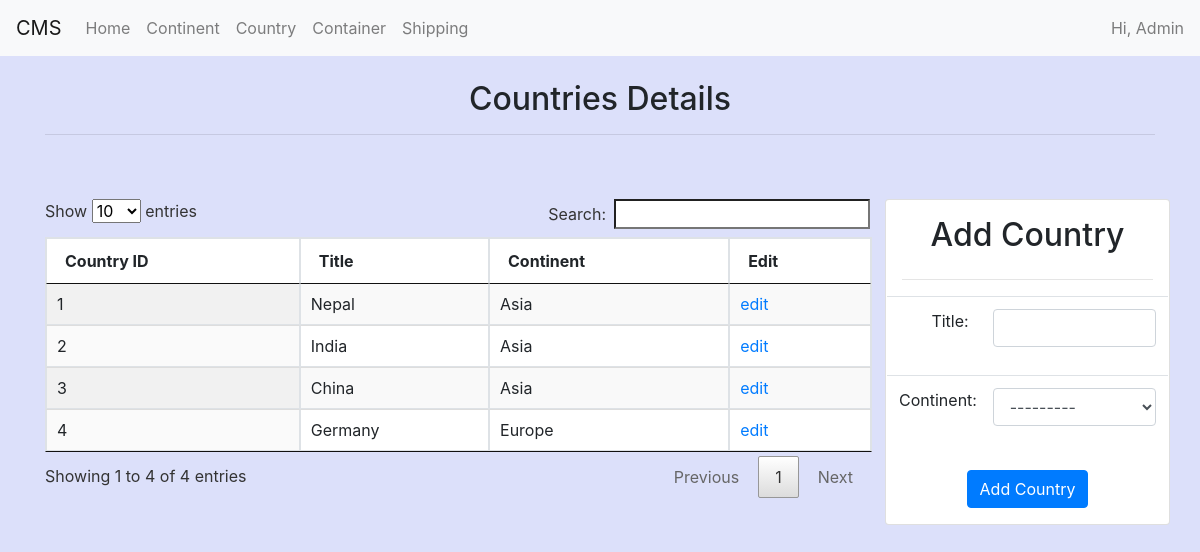
The app's page /country/, older data.
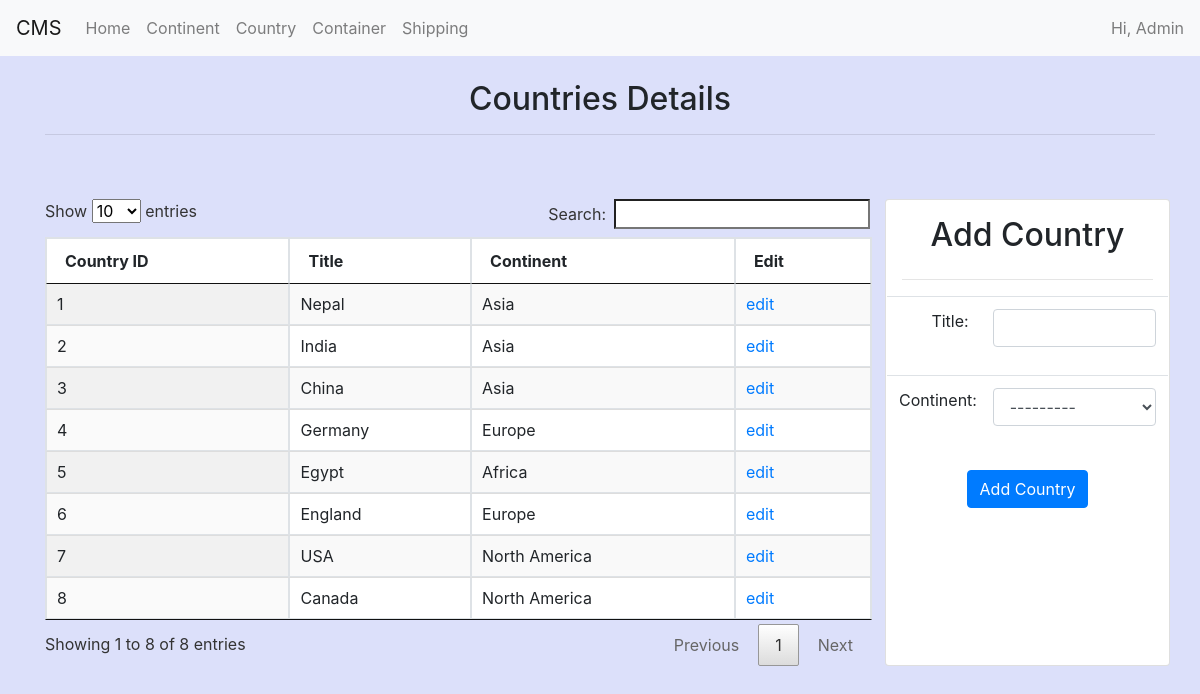
The same page, newer data.
### main/models.py (models this page shows, shortened)
class Country(models.Model):
    title = models.CharField(max_length=255, unique=True)
    continent = models.ForeignKey(Continent, on_delete=models.CASCADE)

class Continent(models.Model):
    title = models.CharField(max_length=255, unique=True)
    def __str__(self):
        return (self.title)

### main/views.py (the view, shortened to what this page needs)
# urls.py: path('country/', country, name='country'),
def country(request):
    form = CountryForm()
    records = Country.objects.all()
    return render(request, 'main/country.html', {
        'records': records,
        'form': form,
        'title': 'Add Country'
    })

### main/forms.py
class CountryForm(forms.ModelForm):
    class Meta:
        model = Country
        fields = [
            'title',
            'continent'
        ]

### templates/main/country.html (shortened to what this page needs)
{% extends 'base.html' %} {% load widget_tweaks %} {% block title %}{{title}}{% endblock %} {% block content %}
<center><h2>Countries Details</h2></center><hr><br>
{% if messages %}
	{% include '../includes/messages.html' %}
{% else %}
	<br>
{% endif %}
<div class="row">
	<div class="col-md-9 col-sm-12 table-responsive">
		<table id="mytable" class="mytable table table-bordered table-striped display" style="background-color: #FFFFFF;">
			<thead>
	            <th>Country ID</th>
	            <th>Title</th>
	            <th>Continent</th>
	            <th>Edit</th>
	        </thead>
	        <tbody>
	            {% for instance in records %}
	            <tr class='clickable-row'>
	                <td>{{instance.id}}</td>
	                <td>{{instance.title}}</td>
	                <td>{{instance.continent}}</td>
		            <td>
		                <a href="{% url 'main:update-country'  id=instance.id %}">
		                    edit
		                </a>
		            </td>
	    		</tr>
	        	{% endfor %}
	    	</tbody>
		</table>
	</div>
	<div class="card col-md-3 p-3 text-center">
		<h2>{{title}}</h2><hr>
		<form id="form" method="post" action="">
            <table class="table">
            	{% for field in form.visible_fields %}
					<tr class="row form-group">
						<td class="col-md-4 text-right">{{ field.label_tag }}</td>
						<td class="col-md-8">{% render_field field class+="form-control" %}</td>
					</tr>
				{% endfor %}
			</table>
            <input type="submit" value="{{title}}" class="btn btn-primary pull-right"/>
        </form>
	</div>
</div>
{% endblock %}

Row changes from the older to the newer data that the page shows:
added Country: id "5", title "Egypt", continent "Africa"
added Country: id "6", title "England", continent "Europe"
added Country: id "7", title "USA", continent "North America"
added Country: id "8", title "Canada", continent "North America"
Text that changed along with them:
text written by a page script: "Show entries Search: Showing 1 to 4 of 4 entries Previous 1 Next" → "Show entries Search: Showing 1 to 8 of 8 entries Previous 1 Next"
